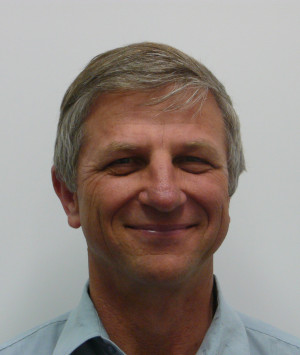
//> input picture elipticalimage/Vic.jpg, 300 x 355 px
$ ./elipticalimage Vic.jpg   (built with g++ and OpenCV 4)
//> lines starting //> are read from the running program, lines starting //| are printed output that depends on the picture; after the words box and inside, x2 and y2 are one past the last pixel; in counts of white or black regions, pixels touching at a corner belong together
#include <opencv2/highgui/highgui.hpp>
#include "opencv2/core/core.hpp"
#include "opencv2/imgproc/imgproc.hpp"
#include <iostream>
#include <stdio.h>

using namespace cv;
using namespace std;


int main(int argc, char** argv)

{
//check if image provided
 if (argc != 2)

 {

   printf("No image data.\n");
   return -1;
 }

   Mat im1;
   im1 = imread( argv[1], 1 );
//> im1 is the input picture: 355 rows x 300 cols, CV_8UC3; mean B, G, R 131, 137, 147.8
// convert to greyscale
 cvtColor(im1, im1, CV_BGR2GRAY);
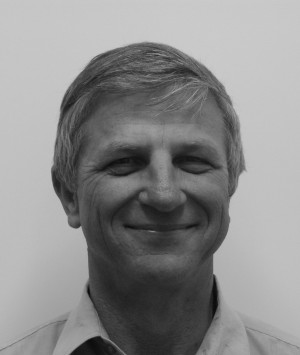
//> im1: 355 rows x 300 cols, CV_8UC1; min 9, max 207, mean 139.5
   imshow("im1", im1);
//create a image showing greyscale eliptical crop
   Mat im2(im1.rows, im1.cols, CV_8UC1, Scalar(0,0,0));
   ellipse(im2, Point(120, 130 ), Size(50.0, 60.0 ), 0, 0, 360, Scalar( 255, 255, 255), -1, 8 );
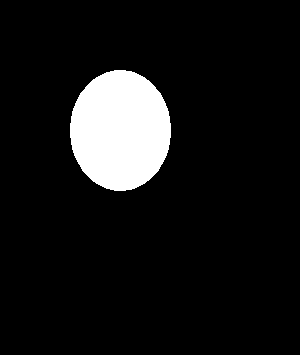
//> im2: 355 rows x 300 cols, CV_8UC1; 9% white; 1 white region, box (x1, y1, x2, y2) and area: (70, 70, 171, 191) 9583
   imshow("alpha", im2);
//show binary image of crop
   Mat res;
   bitwise_and(im1,im2,res);
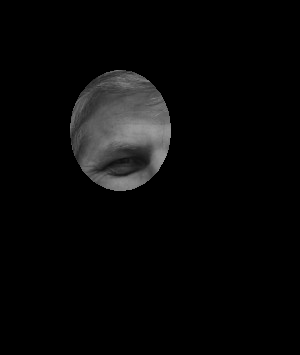
//> res: 355 rows x 300 cols, CV_8UC1; min 0, max 157, mean 8.1
   imshow("crop",res);

     waitKey(0);
   return 0;
  }
